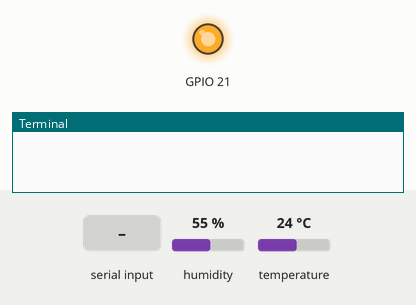
Simulated run of this program. Board: Raspberry Pi (BCM pin numbers). Shown: output pins drawn as LEDs (lit = HIGH), the last lines printed to the terminal. The inputs (shaded band) are chosen by the test bench; at power-on: humidity 55 %, temperature 24 °C.

Above: at 0.1 s.
At 4.2 s:
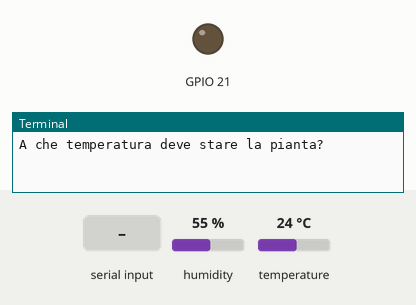
4.3 s: "5" typed at the terminal, then Enter
5.8 s: "90" typed at the terminal, then Enter
Timing chart, 0 to 8.8 s (numbered marks = the images above; inputs shaded):
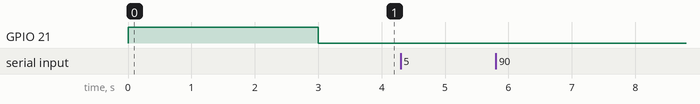

The program:

GreenHouse.py
```python
import Adafruit_DHT
import RPi.GPIO as GPIO
import time

#Setup dei componenti
DHT_SENSOR = Adafruit_DHT.DHT11
DHT_PIN = 4

GPIO.setmode(GPIO.BCM)
GPIO.setup(21, GPIO.OUT)


#test se tutto on
GPIO.output(21, GPIO.HIGH)
time.sleep(3)
GPIO.output(21, GPIO.LOW)

#chiedo input di
#Temperaura_Ottimale
Temp_Ottima = input("A che temperatura deve stare la pianta?")
Temp_Ottima = int(Temp_Ottima)
#Umidita_Ottimale
Hum_Ottima = input("A che umidita' deve stare la pianta?")

while True:
    #controllo temperatura e umidita
    humidity, temperature = Adafruit_DHT.read_retry(DHT_SENSOR, DHT_PIN)
    if humidity is not None and temperature is not None:
        print("Temp={0:0.1f}*C  Humidity={1:0.1f}%".format(temperature, humidity))
        #solo temperatura
        if int(temperature) >= Temp_Ottima:
            #spengo la resisitenza ora comandata da led rosso
            GPIO.output(21, GPIO.LOW)
            print("temperatura giusta")
        if int(temperature) < Temp_Ottima:
            #accendo resistenza ora co,andata da led rosso
            GPIO.output(21, GPIO.HIGH)
            print("temperatura bassa, accendo res")
        time.sleep(3)

    else:
        print("Failed to retrieve data from humidity sensor")
```
